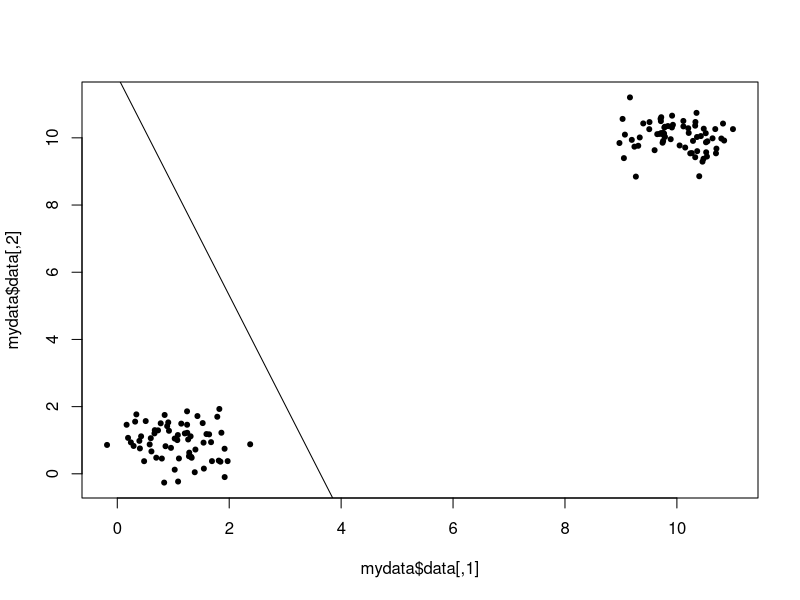

Write the R code that produced this figure.
perceptron <- function(data,labels,eta,nIter){
  # data is a design matrix of the form [x1,...,x_d]^(n), labels is (y1,...,yn)
  # eta is the learning rate
  # the perceptron finds a hyperplane that achieves linear separation between cases
  # if such a one exists
  # returns a binary vector of predictions
  
  d = length(data[1,]) # dimensionality
  N = length(data[,1]) # number of training samples
  
  bias = rep(1,d)
  data = cbind(bias,data)
  d = length(data[1,]) # Adjust for bias
  
  weights = rep(0,d)
  
  # Learning rule
  
  f <- function(x,weights){
    y <- x %*% weights
    if(y >= 0){
      return(1)
    }
    else{
      return(-1)
    }
  }
  
  # Debug: First pass error count
  errcount <- 0
  for(n in 1:N){
    out <- f(data[n,],weights)
    if(out != labels[n]){
      errcount = errcount + 1
    }
  }
  cat("Errors before weight update: ", errcount, "\n")
  ############
  
  for(x in 1:nIter){
    for(n in 1:N){
      output <- f(data[n,],weights)
      if(output == labels[n]){
        weights <- weights
      }
      else{
        weights <- weights + eta * (data[n,] * labels[n])
      }
    }
    
  }
  
  # Debug: Errors after weights
  errcount <- 0
  for(n in 1:N){
    out <- f(data[n,],weights)
    if(out != labels[n]){
      errcount = errcount + 1
    }
  }
  cat("Errors after weight update: ", errcount, "\n")
  
  weights
}


# simulate training and test data

giveLabeledData <- function(N,dimen){
  dat = matrix(nrow=N,ncol=dimen,data=0)
  labs = rep(0,N)
  for(i in 1:N){
    # Draw sample from one of two distributions
    samp = rbinom(1,1,0.5)
    if(samp == 1){
      dat[i,] <- rnorm(dimen,mean = 10, sd = 0.5)
      labs[i] <- 1
    }
    else{
      dat[i,] <- rnorm(dimen,mean=1,sd=0.5)
      labs[i] <- -1
    }
  }
  return(list(data=dat,labels=labs))
}

mydata = giveLabeledData(130,2)

ab <- perceptron(mydata$data,mydata$labels,0.1,6)

# Plot decision boundary
# Obtained by solving for one of the input terms in y = w %*% x, 
# such that in the 2D case, x2 = w0/-w2 - w1/w2 * x1
# -w0/w2 is the intercept, -w1/w2 is the slope

plot(mydata$data,pch=20)
abline(-ab[1]/ab[3],ab[2]/-ab[3])
